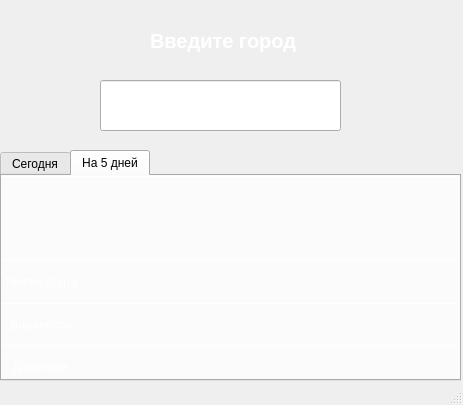
<?xml version="1.0" encoding="UTF-8"?>
<ui version="4.0">
 <class>MainWindow</class>
 <widget class="QMainWindow" name="MainWindow">
  <property name="geometry">
   <rect>
    <x>0</x>
    <y>0</y>
    <width>463</width>
    <height>405</height>
   </rect>
  </property>
  <property name="windowTitle">
   <string>Weather App</string>
  </property>
  <property name="statusTip">
   <string/>
  </property>
  <property name="styleSheet">
   <string notr="true">background-color: rgb(28, 31, 70);

QLabel{
	color: #fff;
}</string>
  </property>
  <widget class="QWidget" name="centralwidget">
   <widget class="QLineEdit" name="city">
    <property name="geometry">
     <rect>
      <x>100</x>
      <y>80</y>
      <width>241</width>
      <height>51</height>
     </rect>
    </property>
    <property name="styleSheet">
     <string notr="true">color: #fff;
font-size: 24px;
text-align: center;</string>
    </property>
    <property name="alignment">
     <set>Qt::AlignCenter</set>
    </property>
   </widget>
   <widget class="QLabel" name="label">
    <property name="geometry">
     <rect>
      <x>150</x>
      <y>20</y>
      <width>161</width>
      <height>41</height>
     </rect>
    </property>
    <property name="styleSheet">
     <string notr="true">color: #fff;
font-size: 20px;
font-weight: bold;
</string>
    </property>
    <property name="text">
     <string>Введите город</string>
    </property>
   </widget>
   <widget class="QTabWidget" name="tabWidget">
    <property name="geometry">
     <rect>
      <x>0</x>
      <y>150</y>
      <width>461</width>
      <height>231</height>
     </rect>
    </property>
    <property name="styleSheet">
     <string notr="true">color: #000;</string>
    </property>
    <property name="currentIndex">
     <number>1</number>
    </property>
    <widget class="QWidget" name="tab">
     <attribute name="title">
      <string>Сегодня</string>
     </attribute>
     <widget class="QWidget" name="gridLayoutWidget">
      <property name="geometry">
       <rect>
        <x>0</x>
        <y>0</y>
        <width>461</width>
        <height>211</height>
       </rect>
      </property>
      <layout class="QGridLayout" name="gridLayout">
       <property name="spacing">
        <number>0</number>
       </property>
       <item row="6" column="1">
        <widget class="Line" name="line">
         <property name="styleSheet">
          <string notr="true"/>
         </property>
         <property name="orientation">
          <enum>Qt::Vertical</enum>
         </property>
        </widget>
       </item>
       <item row="7" column="2">
        <widget class="QLabel" name="todayPressure">
         <property name="styleSheet">
          <string notr="true">border-top: 1px solid #fff;
color: #fff;</string>
         </property>
         <property name="text">
          <string/>
         </property>
         <property name="alignment">
          <set>Qt::AlignCenter</set>
         </property>
        </widget>
       </item>
       <item row="5" column="2">
        <widget class="QLabel" name="todayTemp">
         <property name="styleSheet">
          <string notr="true">border-top: 1px solid #fff;
color: #fff;</string>
         </property>
         <property name="text">
          <string/>
         </property>
         <property name="alignment">
          <set>Qt::AlignCenter</set>
         </property>
        </widget>
       </item>
       <item row="7" column="0">
        <widget class="QLabel" name="label_3">
         <property name="styleSheet">
          <string notr="true">border-top: 1px solid #fff;
color: #fff;</string>
         </property>
         <property name="text">
          <string>Давление</string>
         </property>
         <property name="alignment">
          <set>Qt::AlignCenter</set>
         </property>
        </widget>
       </item>
       <item row="5" column="0">
        <widget class="QLabel" name="label_4">
         <property name="styleSheet">
          <string notr="true">border-top: 1px solid #fff;
color: #fff;</string>
         </property>
         <property name="text">
          <string>Температура</string>
         </property>
         <property name="alignment">
          <set>Qt::AlignCenter</set>
         </property>
        </widget>
       </item>
       <item row="6" column="2">
        <widget class="QLabel" name="todayHumidity">
         <property name="styleSheet">
          <string notr="true">border-top: 1px solid #fff;
color: #fff;</string>
         </property>
         <property name="text">
          <string/>
         </property>
         <property name="alignment">
          <set>Qt::AlignCenter</set>
         </property>
        </widget>
       </item>
       <item row="6" column="0">
        <widget class="QLabel" name="label_7">
         <property name="styleSheet">
          <string notr="true">border-top: 1px solid #fff;
color: #fff;</string>
         </property>
         <property name="text">
          <string>Влажность</string>
         </property>
         <property name="alignment">
          <set>Qt::AlignCenter</set>
         </property>
        </widget>
       </item>
       <item row="5" column="1">
        <widget class="Line" name="line_2">
         <property name="styleSheet">
          <string notr="true"/>
         </property>
         <property name="orientation">
          <enum>Qt::Vertical</enum>
         </property>
        </widget>
       </item>
       <item row="7" column="1">
        <widget class="Line" name="line_3">
         <property name="styleSheet">
          <string notr="true"/>
         </property>
         <property name="orientation">
          <enum>Qt::Vertical</enum>
         </property>
        </widget>
       </item>
       <item row="1" column="0" rowspan="2" colspan="3">
        <widget class="QLabel" name="todayImg">
         <property name="styleSheet">
          <string>border-top: 1px solid #fff;
color: #fff;</string>
         </property>
         <property name="text">
          <string/>
         </property>
         <property name="pixmap">
          <pixmap>images/Погода.jpg</pixmap>
         </property>
         <property name="alignment">
          <set>Qt::AlignCenter</set>
         </property>
        </widget>
       </item>
      </layout>
     </widget>
    </widget>
    <widget class="QWidget" name="tab_2">
     <attribute name="title">
      <string>На 5 дней</string>
     </attribute>
     <widget class="QWidget" name="gridLayoutWidget_2">
      <property name="geometry">
       <rect>
        <x>0</x>
        <y>0</y>
        <width>461</width>
        <height>211</height>
       </rect>
      </property>
      <property name="styleSheet">
       <string>color: #fff;
border-top: 1px solid #fff;</string>
      </property>
      <layout class="QGridLayout" name="gridLayout_2">
       <property name="spacing">
        <number>0</number>
       </property>
       <item row="4" column="1">
        <widget class="QLabel" name="humidity_1">
         <property name="styleSheet">
          <string notr="true">color: #fff;
border-top: 1px solid #fff;</string>
         </property>
         <property name="text">
          <string/>
         </property>
         <property name="alignment">
          <set>Qt::AlignCenter</set>
         </property>
        </widget>
       </item>
       <item row="7" column="2">
        <widget class="QLabel" name="pressure_2">
         <property name="styleSheet">
          <string notr="true">color: #fff;
border-top: 1px solid #fff;</string>
         </property>
         <property name="text">
          <string/>
         </property>
         <property name="alignment">
          <set>Qt::AlignCenter</set>
         </property>
        </widget>
       </item>
       <item row="4" column="0">
        <widget class="QLabel" name="label_12">
         <property name="styleSheet">
          <string notr="true">color: #fff;
border-top: 1px solid #fff;</string>
         </property>
         <property name="text">
          <string>Влажность</string>
         </property>
         <property name="alignment">
          <set>Qt::AlignCenter</set>
         </property>
        </widget>
       </item>
       <item row="7" column="0">
        <widget class="QLabel" name="label_11">
         <property name="styleSheet">
          <string notr="true">color: #fff;
border-top: 1px solid #fff;</string>
         </property>
         <property name="text">
          <string>Давление</string>
         </property>
         <property name="alignment">
          <set>Qt::AlignCenter</set>
         </property>
        </widget>
       </item>
       <item row="7" column="1">
        <widget class="QLabel" name="pressure_1">
         <property name="styleSheet">
          <string notr="true">color: #fff;
border-top: 1px solid #fff;</string>
         </property>
         <property name="text">
          <string/>
         </property>
         <property name="alignment">
          <set>Qt::AlignCenter</set>
         </property>
        </widget>
       </item>
       <item row="3" column="2">
        <widget class="QLabel" name="temp_2">
         <property name="styleSheet">
          <string notr="true">color: #fff;
border-top: 1px solid #fff;</string>
         </property>
         <property name="text">
          <string/>
         </property>
         <property name="alignment">
          <set>Qt::AlignCenter</set>
         </property>
        </widget>
       </item>
       <item row="3" column="1">
        <widget class="QLabel" name="temp_1">
         <property name="styleSheet">
          <string notr="true">color: #fff;
border-top: 1px solid #fff;</string>
         </property>
         <property name="text">
          <string/>
         </property>
         <property name="alignment">
          <set>Qt::AlignCenter</set>
         </property>
        </widget>
       </item>
       <item row="3" column="0">
        <widget class="QLabel" name="label_13">
         <property name="styleSheet">
          <string notr="true">color: #fff;
border-top: 1px solid #fff;</string>
         </property>
         <property name="text">
          <string>Температура</string>
         </property>
         <property name="alignment">
          <set>Qt::AlignCenter</set>
         </property>
        </widget>
       </item>
       <item row="7" column="3">
        <widget class="QLabel" name="pressure_3">
         <property name="styleSheet">
          <string notr="true">color: #fff;
border-top: 1px solid #fff;</string>
         </property>
         <property name="text">
          <string/>
         </property>
         <property name="alignment">
          <set>Qt::AlignCenter</set>
         </property>
        </widget>
       </item>
       <item row="3" column="3">
        <widget class="QLabel" name="temp_3">
         <property name="styleSheet">
          <string notr="true">color: #fff;
border-top: 1px solid #fff;</string>
         </property>
         <property name="text">
          <string/>
         </property>
         <property name="alignment">
          <set>Qt::AlignCenter</set>
         </property>
        </widget>
       </item>
       <item row="3" column="5">
        <widget class="QLabel" name="temp_5">
         <property name="styleSheet">
          <string notr="true">color: #fff;
border-top: 1px solid #fff;</string>
         </property>
         <property name="text">
          <string/>
         </property>
         <property name="alignment">
          <set>Qt::AlignCenter</set>
         </property>
        </widget>
       </item>
       <item row="3" column="4">
        <widget class="QLabel" name="temp_4">
         <property name="styleSheet">
          <string notr="true">color: #fff;
border-top: 1px solid #fff;</string>
         </property>
         <property name="text">
          <string/>
         </property>
         <property name="alignment">
          <set>Qt::AlignCenter</set>
         </property>
        </widget>
       </item>
       <item row="4" column="5">
        <widget class="QLabel" name="humidity_5">
         <property name="styleSheet">
          <string notr="true">color: #fff;
border-top: 1px solid #fff;</string>
         </property>
         <property name="text">
          <string/>
         </property>
         <property name="alignment">
          <set>Qt::AlignCenter</set>
         </property>
        </widget>
       </item>
       <item row="7" column="4">
        <widget class="QLabel" name="pressure_4">
         <property name="styleSheet">
          <string notr="true">color: #fff;
border-top: 1px solid #fff;</string>
         </property>
         <property name="text">
          <string/>
         </property>
         <property name="alignment">
          <set>Qt::AlignCenter</set>
         </property>
        </widget>
       </item>
       <item row="7" column="5">
        <widget class="QLabel" name="pressure_5">
         <property name="styleSheet">
          <string notr="true">color: #fff;
border-top: 1px solid #fff;</string>
         </property>
         <property name="text">
          <string/>
         </property>
         <property name="alignment">
          <set>Qt::AlignCenter</set>
         </property>
        </widget>
       </item>
       <item row="4" column="4">
        <widget class="QLabel" name="humidity_4">
         <property name="styleSheet">
          <string notr="true">color: #fff;
border-top: 1px solid #fff;</string>
         </property>
         <property name="text">
          <string/>
         </property>
         <property name="alignment">
          <set>Qt::AlignCenter</set>
         </property>
        </widget>
       </item>
       <item row="1" column="3" rowspan="2">
        <widget class="QLabel" name="img_3">
         <property name="text">
          <string/>
         </property>
         <property name="pixmap">
          <pixmap>images/Погода.jpg</pixmap>
         </property>
        </widget>
       </item>
       <item row="1" column="4" rowspan="2">
        <widget class="QLabel" name="img_4">
         <property name="text">
          <string/>
         </property>
         <property name="pixmap">
          <pixmap>images/Погода.jpg</pixmap>
         </property>
         <property name="scaledContents">
          <bool>false</bool>
         </property>
        </widget>
       </item>
       <item row="1" column="2" rowspan="2">
        <widget class="QLabel" name="img_2">
         <property name="text">
          <string/>
         </property>
         <property name="pixmap">
          <pixmap>images/Погода.jpg</pixmap>
         </property>
        </widget>
       </item>
       <item row="1" column="5" rowspan="2">
        <widget class="QLabel" name="img_5">
         <property name="text">
          <string/>
         </property>
         <property name="pixmap">
          <pixmap>images/Погода.jpg</pixmap>
         </property>
         <property name="scaledContents">
          <bool>false</bool>
         </property>
        </widget>
       </item>
       <item row="4" column="2">
        <widget class="QLabel" name="humidity_2">
         <property name="styleSheet">
          <string notr="true">color: #fff;
border-top: 1px solid #fff;</string>
         </property>
         <property name="text">
          <string/>
         </property>
         <property name="alignment">
          <set>Qt::AlignCenter</set>
         </property>
        </widget>
       </item>
       <item row="4" column="3">
        <widget class="QLabel" name="humidity_3">
         <property name="styleSheet">
          <string notr="true">color: #fff;
border-top: 1px solid #fff;</string>
         </property>
         <property name="text">
          <string/>
         </property>
         <property name="alignment">
          <set>Qt::AlignCenter</set>
         </property>
        </widget>
       </item>
       <item row="1" column="1" rowspan="2">
        <widget class="QLabel" name="img_1">
         <property name="styleSheet">
          <string notr="true">color: #fff;</string>
         </property>
         <property name="text">
          <string/>
         </property>
         <property name="pixmap">
          <pixmap>images/Погода.jpg</pixmap>
         </property>
         <property name="alignment">
          <set>Qt::AlignCenter</set>
         </property>
        </widget>
       </item>
      </layout>
     </widget>
    </widget>
   </widget>
  </widget>
  <widget class="QStatusBar" name="statusbar"/>
 </widget>
 <resources/>
 <connections/>
</ui>
